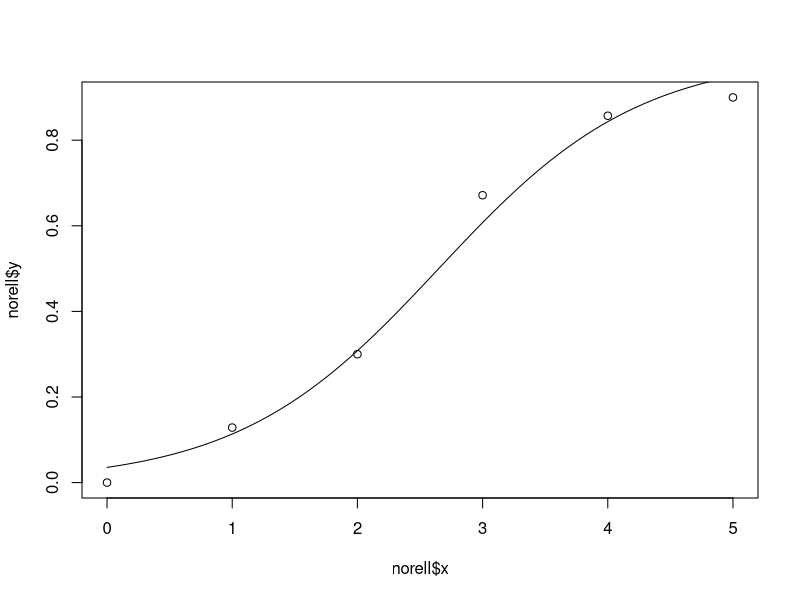

Generate this figure with R:
##Norell实验  牛对小电流的反应
##x是电流，n是试验次数， success是张嘴次数
norell<-data.frame(
   x=0:5, n=rep(70,6), success=c(0,9,21,47,60,63)
)
norell$Ymat<-cbind(norell$success, norell$n-norell$success)
glm.sol<-glm(Ymat~x, family=binomial, data=norell)
summary(glm.sol)

pre<-predict(glm.sol, data.frame(x=3.5))
p<-exp(pre)/(1+exp(pre));p

X<- - glm.sol$coefficients[1]/glm.sol$coefficients[2];X

d<-seq(0,5, len=100)
pre<-predict(glm.sol, data.frame(x=d))
p<-exp(pre)/(1+exp(pre))
norell$y<-norell$success/norell$n
plot(norell$x,norell$y)
lines(d,p)

